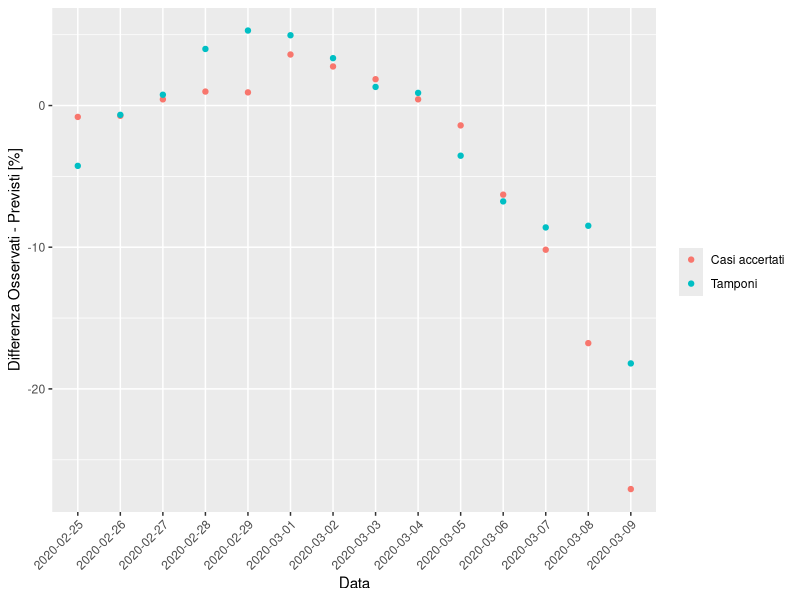

Reproduce this figure in R.
rm(list = ls())

# Data: https://github.com/DavideMagno/ItalianCovidData.git

library(ggplot2)
library(dplyr)
library(lubridate)

lfit <- function(x,t,n=0) {
  #Length of forecasting set
  xlm <- x[1:(length(x)-n)]
  tlm <- t[1:(length(t)-n)]
  lf <- lm(log(xlm) ~ tlm)
  a <- lf$coefficients[1]
  b <- lf$coefficients[2]
  y <- exp( a + t*b)
  return(y)
}

############################
# Length of the forecast set
############################

nf <- 2


df <- read.csv("./DATA/Daily_Covis19_Italian_Data_Cumulative.csv", sep=",") %>%
  group_by(Date)  %>%
  select(-Region) %>%
  summarise_all(sum) %>%
  mutate(Cases=Hospitalised + In.ICU + Home.Isolation + Healed + Dead)

#Normalize Tests and Cases using max, add time [days]
df <- df  %>% mutate(nTests=Tests/max(Tests), 
                     nCases=Cases/max(Cases), 
                     Time=as.integer(ymd(Date)-ymd(Date[1])) )

df <- df %>% mutate(
  fCases = lfit(nCases,Time,n=nf),
  fTests = lfit(nTests,Time,n=nf)
)

p<- ggplot(data=df,aes(Date,100*(nCases-fCases),color='Casi accertati'), color='black') +
  geom_point() +
  geom_point(data=df,aes(Date,100*(nTests-fTests), color='Tamponi')) +
  ylab('Differenza Osservati - Previsti [%]') +
  xlab('Data') +
  labs(color="") +
  theme(axis.text.x = element_text(angle = 45, hjust = 1))
  
p

ggsave('COVID_osservazioni-previsioni.png',height=4,width=8)





